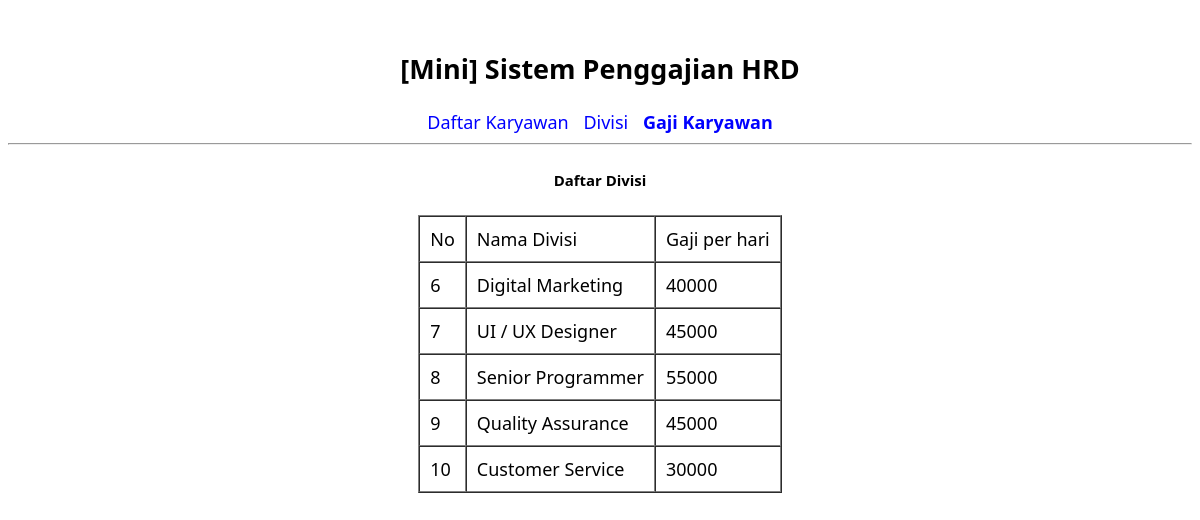
Page /?h=daftar_divisi on the committed database.
### tables this page shows
CREATE TABLE `divisi` (
  `id` int(5) NOT NULL,
  `nama_divisi` varchar(255) NOT NULL,
  `gaji_perhari` int(11) NOT NULL
);

### daftar_divisi.php (the view)
<h5>Daftar Divisi</h5>
<table cellspacing="0" cellpadding="10" border="1">
	<tr>
		<td>No</td>
		<td>Nama Divisi</td>
		<td>Gaji per hari</td>
	</tr>
	<?php
		$sql = 'SELECT * FROM divisi';
		$exe = mysql_query($sql);
		while ($data = mysql_fetch_array($exe)) {
	?>
	<tr>
		<td><?php echo $data[id]; ?></td>
		<td><?php echo $data[nama_divisi]; ?></td>
		<td><?php echo $data[gaji_perhari]; ?></td>
	</tr>
	<?php
		}
	?>
</table>

### index.php (style rules this page uses)
body { font: 18px 'Segoe UI'; padding-top: 20px; padding-bottom: 50px; }

### rows in the picture
divisi: id "6", nama_divisi "Digital Marketing", gaji_perhari "40000"
divisi: id "7", nama_divisi "UI / UX Designer", gaji_perhari "45000"
divisi: id "8", nama_divisi "Senior Programmer", gaji_perhari "55000"
divisi: id "9", nama_divisi "Quality Assurance", gaji_perhari "45000"
divisi: id "10", nama_divisi "Customer Service", gaji_perhari "30000"
